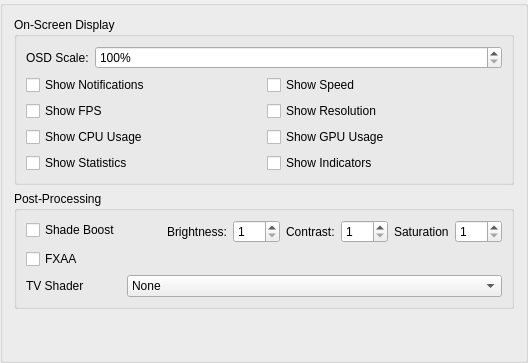
     <widget class="QGroupBox" name="osdTab">
      <attribute name="title">
       <string>OSD</string>
      </attribute>
      <layout class="QVBoxLayout" name="verticalLayout_3">
       <item>
        <widget class="QGroupBox" name="groupBox_4">
         <property name="title">
          <string>On-Screen Display</string>
         </property>
         <layout class="QFormLayout" name="formLayout_8">
          <item row="0" column="0">
           <widget class="QLabel" name="label_29">
            <property name="text">
             <string>OSD Scale:</string>
            </property>
           </widget>
          </item>
          <item row="0" column="1">
           <widget class="QSpinBox" name="osdScale">
            <property name="suffix">
             <string>%</string>
            </property>
            <property name="minimum">
             <number>100</number>
            </property>
            <property name="maximum">
             <number>500</number>
            </property>
           </widget>
          </item>
          <item row="1" column="0" colspan="2">
           <layout class="QGridLayout" name="gridLayout_6">
            <item row="0" column="0">
             <widget class="QCheckBox" name="osdShowMessages">
              <property name="text">
               <string>Show Notifications</string>
              </property>
             </widget>
            </item>
            <item row="0" column="1">
             <widget class="QCheckBox" name="osdShowSpeed">
              <property name="text">
               <string>Show Speed</string>
              </property>
             </widget>
            </item>
            <item row="1" column="0">
             <widget class="QCheckBox" name="osdShowFPS">
              <property name="text">
               <string>Show FPS</string>
              </property>
             </widget>
            </item>
            <item row="1" column="1">
             <widget class="QCheckBox" name="osdShowResolution">
              <property name="text">
               <string>Show Resolution</string>
              </property>
             </widget>
            </item>
            <item row="2" column="0">
             <widget class="QCheckBox" name="osdShowCPU">
              <property name="text">
               <string>Show CPU Usage</string>
              </property>
             </widget>
            </item>
            <item row="2" column="1">
             <widget class="QCheckBox" name="osdShowGPU">
              <property name="text">
               <string>Show GPU Usage</string>
              </property>
             </widget>
            </item>
            <item row="3" column="0">
             <widget class="QCheckBox" name="osdShowGSStats">
              <property name="text">
               <string>Show Statistics</string>
              </property>
             </widget>
            </item>
            <item row="3" column="1">
             <widget class="QCheckBox" name="osdShowIndicators">
              <property name="text">
               <string>Show Indicators</string>
              </property>
             </widget>
            </item>
           </layout>
          </item>
         </layout>
        </widget>
       </item>
       <item>
        <widget class="QGroupBox" name="groupBox_5">
         <property name="title">
          <string>Post-Processing</string>
         </property>
         <layout class="QFormLayout" name="formLayout_9">
          <item row="0" column="0">
           <widget class="QCheckBox" name="shadeBoost">
            <property name="text">
             <string>Shade Boost</string>
            </property>
           </widget>
          </item>
          <item row="0" column="1">
           <layout class="QHBoxLayout" name="horizontalLayout_4">
            <item>
             <spacer name="horizontalSpacer">
              <property name="orientation">
               <enum>Qt::Horizontal</enum>
              </property>
              <property name="sizeHint" stdset="0">
               <size>
                <width>40</width>
                <height>20</height>
               </size>
              </property>
             </spacer>
            </item>
            <item>
             <widget class="QLabel" name="label_31">
              <property name="text">
               <string>Brightness:</string>
              </property>
             </widget>
            </item>
            <item>
             <widget class="QSpinBox" name="shadeBoostBrightness">
              <property name="minimum">
               <number>1</number>
              </property>
              <property name="maximum">
               <number>100</number>
              </property>
             </widget>
            </item>
            <item>
             <widget class="QLabel" name="label_32">
              <property name="text">
               <string>Contrast:</string>
              </property>
             </widget>
            </item>
            <item>
             <widget class="QSpinBox" name="shadeBoostContrast">
              <property name="minimum">
               <number>1</number>
              </property>
              <property name="maximum">
               <number>100</number>
              </property>
             </widget>
            </item>
            <item>
             <widget class="QLabel" name="label_33">
              <property name="text">
               <string>Saturation</string>
              </property>
             </widget>
            </item>
            <item>
             <widget class="QSpinBox" name="shadeBoostSaturation">
              <property name="minimum">
               <number>1</number>
              </property>
              <property name="maximum">
               <number>100</number>
              </property>
             </widget>
            </item>
           </layout>
          </item>
          <item row="1" column="0">
           <widget class="QCheckBox" name="fxaa">
            <property name="text">
             <string>FXAA</string>
            </property>
           </widget>
          </item>
          <item row="2" column="0">
           <widget class="QLabel" name="label_35">
            <property name="text">
             <string>TV Shader</string>
            </property>
           </widget>
          </item>
          <item row="2" column="1">
           <widget class="QComboBox" name="tvShader">
            <item>
             <property name="text">
              <string>None</string>
             </property>
            </item>
            <item>
             <property name="text">
              <string>Scanline Filter</string>
             </property>
            </item>
            <item>
             <property name="text">
              <string>Diagonal Filter</string>
             </property>
            </item>
            <item>
             <property name="text">
              <string>Triangular Filter</string>
             </property>
            </item>
            <item>
             <property name="text">
              <string>Wave Filter</string>
             </property>
            </item>
            <item>
             <property name="text">
              <string>Lottes CRT</string>
             </property>
            </item>
           </widget>
          </item>
         </layout>
        </widget>
       </item>
       <item>
        <spacer name="verticalSpacer_3">
         <property name="orientation">
          <enum>Qt::Vertical</enum>
         </property>
         <property name="sizeHint" stdset="0">
          <size>
           <width>20</width>
           <height>40</height>
          </size>
         </property>
        </spacer>
       </item>
      </layout>
     </widget>
